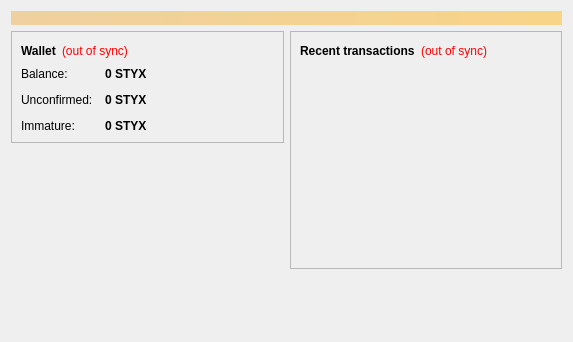
<?xml version="1.0" encoding="UTF-8"?>
<ui version="4.0">
 <class>OverviewPage</class>
 <widget class="QWidget" name="OverviewPage">
  <property name="geometry">
   <rect>
    <x>0</x>
    <y>0</y>
    <width>573</width>
    <height>342</height>
   </rect>
  </property>
  <property name="windowTitle">
   <string>Form</string>
  </property>
  <layout class="QVBoxLayout" name="topLayout">
   <item>
    <widget class="QLabel" name="labelAlerts">
     <property name="visible">
      <bool>false</bool>
     </property>
     <property name="styleSheet">
      <string notr="true">background-color: qlineargradient(x1: 0, y1: 0, x2: 1, y2: 0, stop:0 #F0D0A0, stop:1 #F8D488); color:#000000;</string>
     </property>
     <property name="wordWrap">
      <bool>true</bool>
     </property>
     <property name="margin">
      <number>3</number>
     </property>
    </widget>
   </item>
   <item>
    <layout class="QHBoxLayout" name="horizontalLayout" stretch="1,1">
     <item>
      <layout class="QVBoxLayout" name="verticalLayout_2">
       <item>
        <widget class="QFrame" name="frame">
         <property name="frameShape">
          <enum>QFrame::StyledPanel</enum>
         </property>
         <property name="frameShadow">
          <enum>QFrame::Raised</enum>
         </property>
         <layout class="QVBoxLayout" name="verticalLayout_4">
          <item>
           <layout class="QHBoxLayout" name="horizontalLayout_4">
            <item>
             <widget class="QLabel" name="label_5">
              <property name="font">
               <font>
                <weight>75</weight>
                <bold>true</bold>
               </font>
              </property>
              <property name="text">
               <string>Wallet</string>
              </property>
             </widget>
            </item>
            <item>
             <widget class="QLabel" name="labelWalletStatus">
              <property name="toolTip">
               <string>The displayed information may be out of date. Your wallet automatically synchronizes with the Litecoin network after a connection is established, but this process has not completed yet.</string>
              </property>
              <property name="styleSheet">
               <string notr="true">QLabel { color: red; }</string>
              </property>
              <property name="text">
               <string notr="true">(out of sync)</string>
              </property>
              <property name="alignment">
               <set>Qt::AlignLeading|Qt::AlignLeft|Qt::AlignVCenter</set>
              </property>
             </widget>
            </item>
            <item>
             <spacer name="horizontalSpacer_2">
              <property name="orientation">
               <enum>Qt::Horizontal</enum>
              </property>
              <property name="sizeHint" stdset="0">
               <size>
                <width>40</width>
                <height>20</height>
               </size>
              </property>
             </spacer>
            </item>
           </layout>
          </item>
          <item>
           <layout class="QFormLayout" name="formLayout_2">
            <property name="fieldGrowthPolicy">
             <enum>QFormLayout::AllNonFixedFieldsGrow</enum>
            </property>
            <property name="horizontalSpacing">
             <number>12</number>
            </property>
            <property name="verticalSpacing">
             <number>12</number>
            </property>
            <item row="0" column="0">
             <widget class="QLabel" name="label">
              <property name="text">
               <string>Balance:</string>
              </property>
             </widget>
            </item>
            <item row="0" column="1">
             <widget class="QLabel" name="labelBalance">
              <property name="font">
               <font>
                <weight>75</weight>
                <bold>true</bold>
               </font>
              </property>
              <property name="cursor">
               <cursorShape>IBeamCursor</cursorShape>
              </property>
              <property name="toolTip">
               <string>Your current balance</string>
              </property>
              <property name="text">
               <string notr="true">0 STYX</string>
              </property>
              <property name="textInteractionFlags">
               <set>Qt::LinksAccessibleByMouse|Qt::TextSelectableByKeyboard|Qt::TextSelectableByMouse</set>
              </property>
             </widget>
            </item>
            <item row="1" column="0">
             <widget class="QLabel" name="label_3">
              <property name="text">
               <string>Unconfirmed:</string>
              </property>
             </widget>
            </item>
            <item row="1" column="1">
             <widget class="QLabel" name="labelUnconfirmed">
              <property name="font">
               <font>
                <weight>75</weight>
                <bold>true</bold>
               </font>
              </property>
              <property name="cursor">
               <cursorShape>IBeamCursor</cursorShape>
              </property>
              <property name="toolTip">
               <string>Total of transactions that have yet to be confirmed, and do not yet count toward the current balance</string>
              </property>
              <property name="text">
               <string notr="true">0 STYX</string>
              </property>
              <property name="textInteractionFlags">
               <set>Qt::LinksAccessibleByMouse|Qt::TextSelectableByKeyboard|Qt::TextSelectableByMouse</set>
              </property>
             </widget>
            </item>
            <item row="2" column="0">
             <widget class="QLabel" name="labelImmatureText">
              <property name="text">
               <string>Immature:</string>
              </property>
             </widget>
            </item>
            <item row="2" column="1">
             <widget class="QLabel" name="labelImmature">
              <property name="font">
               <font>
                <weight>75</weight>
                <bold>true</bold>
               </font>
              </property>
              <property name="toolTip">
               <string>Mined balance that has not yet matured</string>
              </property>
              <property name="text">
               <string notr="true">0 STYX</string>
              </property>
              <property name="textInteractionFlags">
               <set>Qt::LinksAccessibleByMouse|Qt::TextSelectableByKeyboard|Qt::TextSelectableByMouse</set>
              </property>
             </widget>
            </item>
           </layout>
          </item>
         </layout>
        </widget>
       </item>
       <item>
        <spacer name="verticalSpacer">
         <property name="orientation">
          <enum>Qt::Vertical</enum>
         </property>
         <property name="sizeHint" stdset="0">
          <size>
           <width>20</width>
           <height>40</height>
          </size>
         </property>
        </spacer>
       </item>
      </layout>
     </item>
     <item>
      <layout class="QVBoxLayout" name="verticalLayout_3">
       <item>
        <widget class="QFrame" name="frame_2">
         <property name="frameShape">
          <enum>QFrame::StyledPanel</enum>
         </property>
         <property name="frameShadow">
          <enum>QFrame::Raised</enum>
         </property>
         <layout class="QVBoxLayout" name="verticalLayout">
          <item>
           <layout class="QHBoxLayout" name="horizontalLayout_2">
            <item>
             <widget class="QLabel" name="label_4">
              <property name="text">
               <string>&lt;b&gt;Recent transactions&lt;/b&gt;</string>
              </property>
             </widget>
            </item>
            <item>
             <widget class="QLabel" name="labelTransactionsStatus">
              <property name="toolTip">
               <string>The displayed information may be out of date. Your wallet automatically synchronizes with the Litecoin network after a connection is established, but this process has not completed yet.</string>
              </property>
              <property name="styleSheet">
               <string notr="true">QLabel { color: red; }</string>
              </property>
              <property name="text">
               <string notr="true">(out of sync)</string>
              </property>
              <property name="alignment">
               <set>Qt::AlignRight|Qt::AlignTrailing|Qt::AlignVCenter</set>
              </property>
             </widget>
            </item>
            <item>
             <spacer name="horizontalSpacer">
              <property name="orientation">
               <enum>Qt::Horizontal</enum>
              </property>
              <property name="sizeHint" stdset="0">
               <size>
                <width>40</width>
                <height>20</height>
               </size>
              </property>
             </spacer>
            </item>
           </layout>
          </item>
          <item>
           <widget class="QListView" name="listTransactions">
            <property name="styleSheet">
             <string notr="true">QListView { background: transparent; }</string>
            </property>
            <property name="frameShape">
             <enum>QFrame::NoFrame</enum>
            </property>
            <property name="verticalScrollBarPolicy">
             <enum>Qt::ScrollBarAlwaysOff</enum>
            </property>
            <property name="horizontalScrollBarPolicy">
             <enum>Qt::ScrollBarAlwaysOff</enum>
            </property>
            <property name="selectionMode">
             <enum>QAbstractItemView::NoSelection</enum>
            </property>
           </widget>
          </item>
         </layout>
        </widget>
       </item>
       <item>
        <spacer name="verticalSpacer_2">
         <property name="orientation">
          <enum>Qt::Vertical</enum>
         </property>
         <property name="sizeHint" stdset="0">
          <size>
           <width>20</width>
           <height>40</height>
          </size>
         </property>
        </spacer>
       </item>
      </layout>
     </item>
    </layout>
   </item>
  </layout>
 </widget>
 <resources/>
 <connections/>
</ui>
